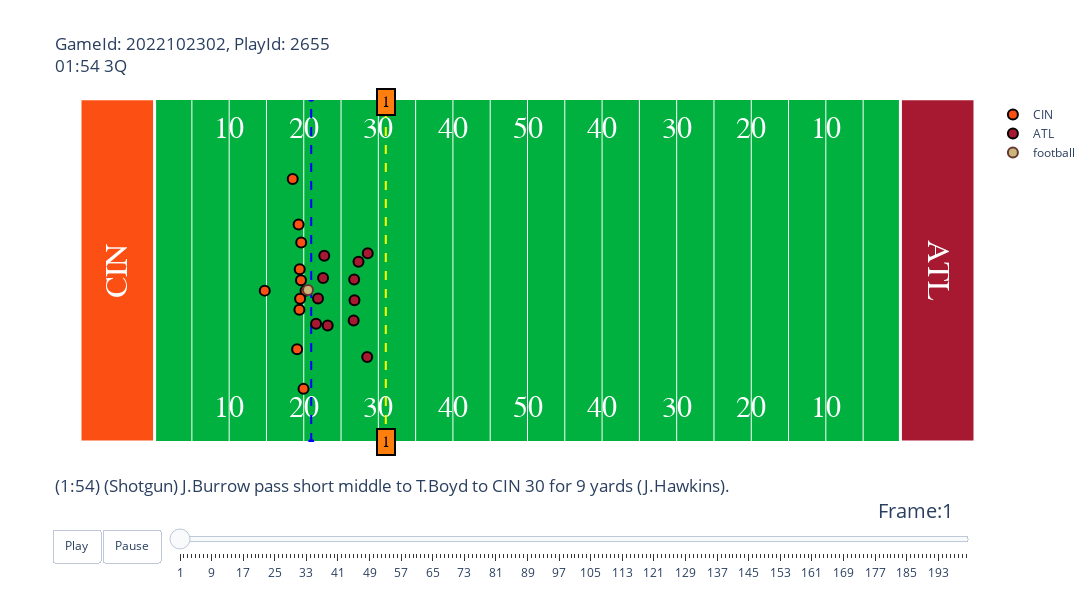

Notebook code cell kept with this figure:
### Code cell
gid = 2022102302
pid = 2655

import animate
animate.animate_play(games, tracking_df, play_df, players, gid, pid)
